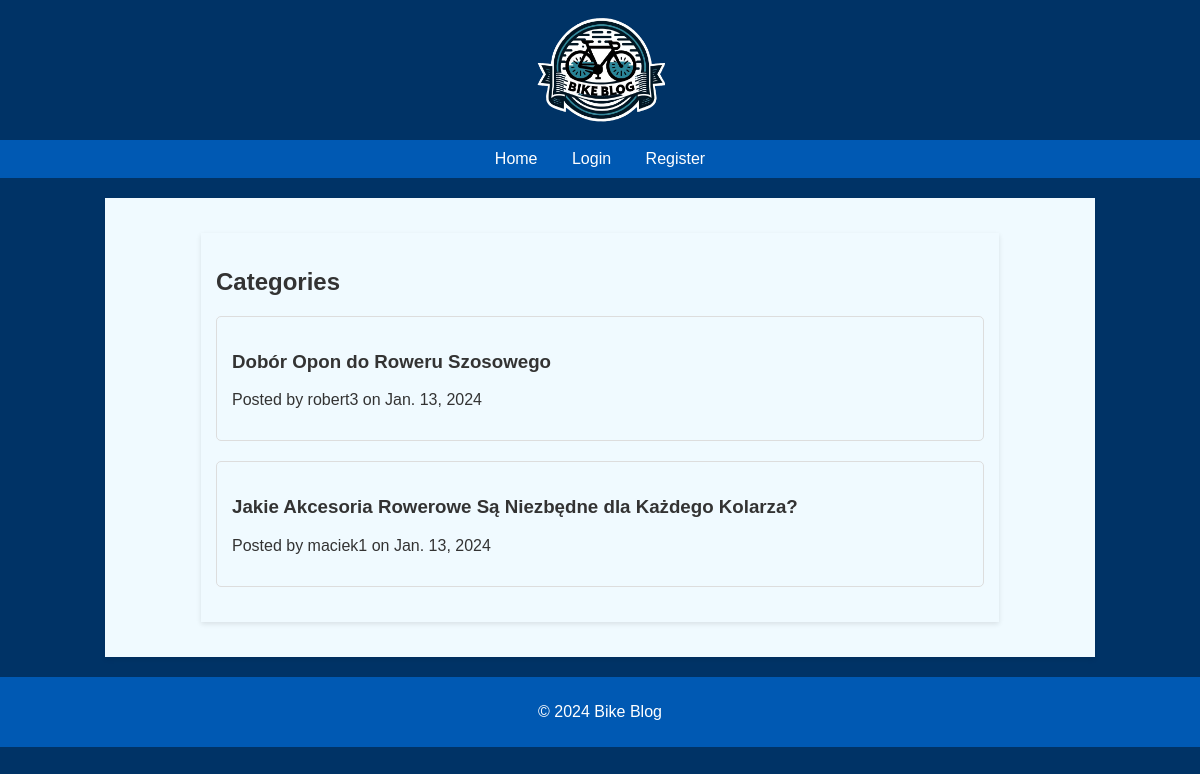
Screenshot of /category/Sprzęt i Akcesoria with the database file from the repository.
### theblog/models.py (models this page shows, shortened)
class Post(models.Model):
    title = models.CharField(max_length=255)
    title_tag = models.CharField(max_length=255)
    author = models.ForeignKey(User, on_delete=models.CASCADE)
    body = models.TextField()
    post_date = models.DateField(auto_now_add=True)
    category = models.CharField(max_length=255, default='uncategorized')
    image = models.ImageField(null=True, blank=True, upload_to='images/')

### theblog/views.py (the view)
# urls.py: path('category/<str:categories>',CategoryView, name = 'category'),
def CategoryView(request, categories):
    category_posts = Post.objects.filter(category = categories)
    return render(request, 'categories.html', {'categories':categories.title(), 'category_posts':category_posts})

### theblog/templates/categories.html (shortened to what this page needs)
{% extends 'base.html' %}
{% block content %}
<div class="container">
    <h2>Categories</h2>
    {% if category_posts %}
        <div class="category-posts">
            {% for post in category_posts %}
                <div class="post">
                    <h3><a href="{% url 'article-detail' post.id %}">{{ post.title }}</a></h3>
                    <p>Posted by {{ post.author }} on {{ post.post_date }}</p>
                </div>
            {% endfor %}
        </div>
    {% else %}
        <p>No posts in this category</p>
    {% endif %}
</div>
{% endblock %}

### theblog/static/styles.css (style rules this page uses)
body { font-family: 'Arial', sans-serif; background-color: #003366; background-size: cover; background-position: center; background-repeat: no-repeat; color: #333; margin: 0; padding: 0; }
.container { width: 80%; margin: 20px auto; background-color: #f0faff; padding: 15px; box-shadow: 0 2px 5px rgba(0,0,0,0.1); }
.post { background-color: #f0faff; border: 1px solid #ddd; margin-bottom: 20px; padding: 15px; border-radius: 5px; }
.post h3 a { color: #333; text-decoration: none; }

### rows the page displays
Post: title "Dobór Opon do Roweru Szosowego", author "robert3", post_date "Jan. 13, 2024"
Post: title "Jakie Akcesoria Rowerowe Są Niezbędne dla Każdego Kolarza?", author "maciek1", post_date "Jan. 13, 2024"
